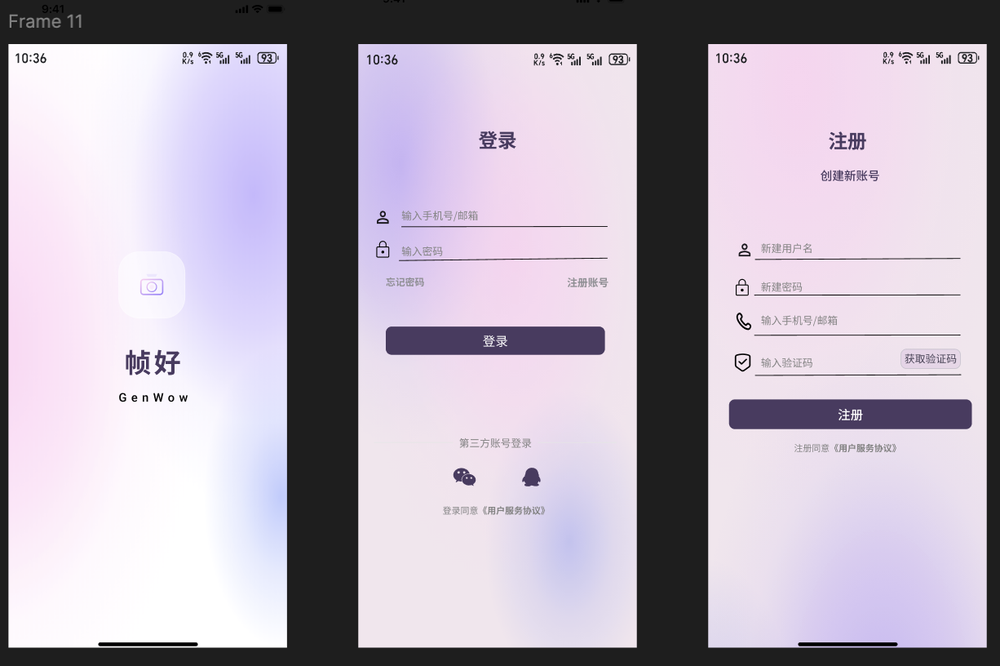
#> input picture app-arch/designs/微信图片_20260709171350_227_946.png, 1000 x 666 px, shrunk from 1226 x 816 before the run; its folder holds only this picture in this run
$ python -i refine_annotations.py   (imports and definitions only)
#> lines starting #> are read from the running program, lines starting #| are printed output that depends on the picture
#> further down, picture is the input picture: PIL image 1000x666 RGBA; mean R, G, B, A 181.4, 171.9, 186.2, 255
#!/usr/bin/env python3
"""
Advanced visual annotation refiner.
Uses PIL image analysis to detect text overlays, UI screenshots, and quality issues.
Updates existing annotations with more accurate values.
"""

from __future__ import annotations

import json
import math
import re
import sys
from pathlib import Path
from typing import Any

try:
    from PIL import Image, ImageFilter, ImageOps
    HAS_PIL = True
except ImportError:
    HAS_PIL = False

BASE_DIR = Path("/Volumes/桌面/AI-camera/tools")
BATCH_DIR = BASE_DIR / "preprocessed" / "annotation_batches.new_batch"
RESULTS_DIR = BATCH_DIR / "results"


def resolve_image_path(image_path_rel: str) -> Path:
    return BASE_DIR / image_path_rel.replace("../", "")


# [17 lines left out: functions extract_source_title, detect_text_overlay_keywords, not called in this run]


def detect_ui_screenshot(img: "Image.Image") -> bool:
    """Detect if an image is a UI screenshot (camera app, phone UI, etc.)."""
    if not HAS_PIL:
        return False

    w, h = img.size
#> w = 1000; h = 666
    # UI screenshots often have very uniform color regions (status bars, buttons)
    # Check for horizontal uniform bands at top/bottom
    try:
        # Sample horizontal strips
        top_strip = img.crop((0, 0, w, max(1, h // 20)))
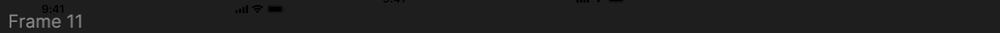
#> top_strip: PIL image 1000x33 RGBA; mean R, G, B, A 30.6, 30.6, 30.6, 255
        bottom_strip = img.crop((0, h - max(1, h // 20), w, h))
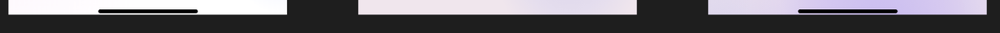
#> bottom_strip: PIL image 1000x33 RGBA; mean R, G, B, A 100.9, 98.4, 103.5, 255

        # Check if strips have very low variance (uniform color = UI bar)
        top_gray = top_strip.convert("L")
        bottom_gray = bottom_strip.convert("L")
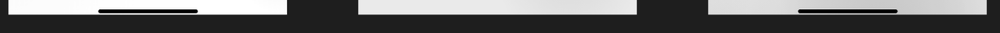
#> bottom_gray: PIL image 1000x33 L; min 0, max 255, mean 99.7

        top_pixels = list(top_gray.getdata())
#> top_pixels = 33000 items
        bottom_pixels = list(bottom_gray.getdata())
#> bottom_pixels = 33000 items

        if len(top_pixels) > 0:
            top_var = sum((p - sum(top_pixels) / len(top_pixels)) ** 2 for p in top_pixels) / len(top_pixels)
#> top_var = 75.22
        else:
            top_var = 0

        if len(bottom_pixels) > 0:
            bottom_var = sum((p - sum(bottom_pixels) / len(bottom_pixels)) ** 2 for p in bottom_pixels) / len(bottom_pixels)
#> bottom_var = 9131.4
        else:
            bottom_var = 0

        # UI screenshots have very uniform bars (low variance)
        # But natural photos can also have uniform sky at top
        # So this is just one signal

        # Check for sharp horizontal edges (UI elements have sharp borders)
        edge_filter = img.convert("L").filter(ImageFilter.FIND_EDGES)
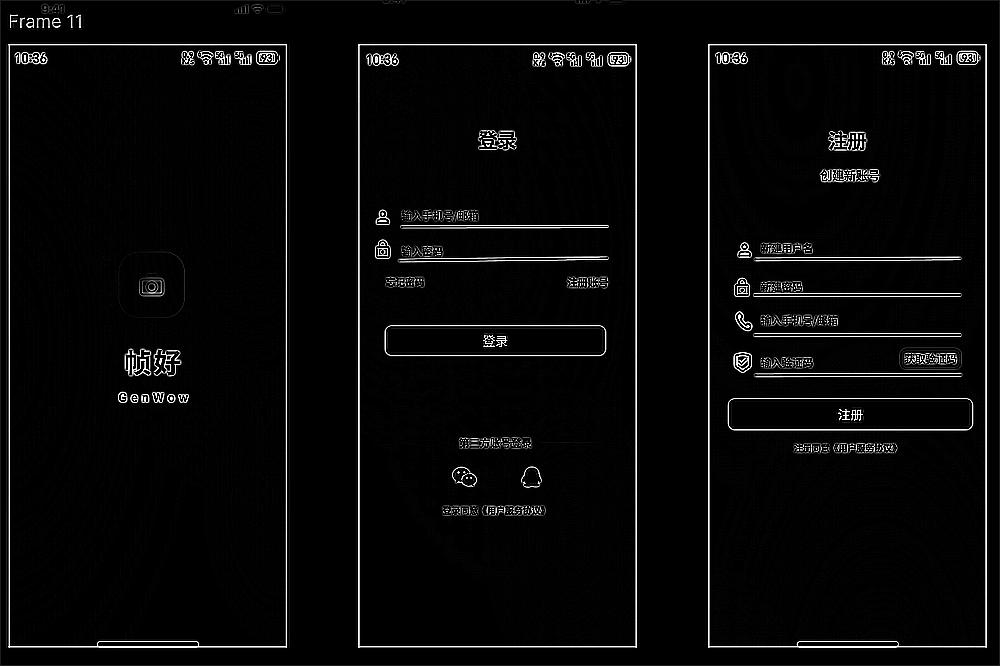
#> edge_filter: PIL image 1000x666 L; min 0, max 255, mean 8.5
        edge_pixels = list(edge_filter.getdata())
#> edge_pixels = 666000 items
        edge_mean = sum(edge_pixels) / len(edge_pixels) if edge_pixels else 0
#> edge_mean = 8.45

        # UI screenshots tend to have high edge density from text/icons
        is_ui = top_var < 50 and edge_mean > 20
#> is_ui = False
        return is_ui
    except Exception:
        return False


# [248 lines left out: functions analyze_image_advanced, refine_annotation, process_all_batches, main, not called in this run]


# [2 lines not run here, left out]

>>> from PIL import Image
>>> picture = Image.open('../../../app-arch/designs/微信图片_20260709171350_227_946.png')
>>> result = detect_ui_screenshot(picture)
#> result = False
